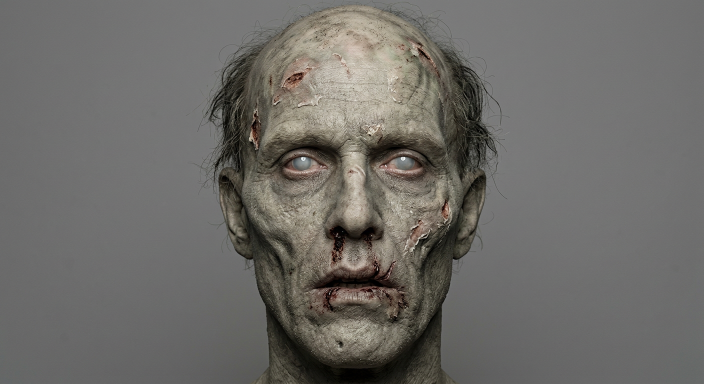
#> input picture assets/textures_src/zombie_face.png, 1408 x 768 px, found by its file name (shown at 1/2 size)
$ python texture_bake.py --variant bloater
#> lines starting #> are read from the running program, lines starting #| are printed output that depends on the picture; after the words box and inside, x2 and y2 are one past the last pixel; in counts of white or black regions, pixels touching at a corner belong together
#!/usr/bin/env python3
"""Bake AI-generated art onto the Anny zombies' UV atlas.

Anny ships an atlas (MakeHuman's "tights" layout) but no textures. This script
composes one texture per variant:

  * the whole atlas starts as the AI skin material, so every body island picks
    up the same seamless surface;
  * the head island is then overwritten by projecting the AI face portrait onto
    the head geometry and rasterising it back into UV space, i.e. a
    camera-project bake written in numpy.

The projection is a front-facing cylinder around the head's vertical axis, which
lines the eyes/nose/mouth band up with the head's front without needing a
documented UV layout.

Usage:
    python tools/anny_zombies/texture_bake.py --variant shambler \
        --face assets/textures_src/zombie_face.png \
        --skin assets/textures_src/zombie_skin.png \
        --out Assets/Resources/Zombies/zombie_shambler_albedo.png
"""

from __future__ import annotations

import argparse
import sys
from pathlib import Path

import numpy as np
from PIL import Image

sys.path.insert(0, str(Path(__file__).resolve().parent))
from verify_glb import Glb  # noqa: E402

SIZE = 1024
HALF_ANGLE_H = 0.62     # radians of azimuth the portrait covers either side
EYE_LINE = 0.42         # where the eyes sit in the portrait, 0 = top
VERTICAL_SCALE = 0.34   # portrait height per radian of elevation

VARIANTS = {
    # variant: (brightness, tint rgb, extra darkening at the extremities)
    "shambler": (1.00, (1.00, 1.02, 0.94), 0.00),
    "bloater": (0.88, (0.96, 1.00, 0.88), 0.05),
    "fresh": (1.10, (1.02, 1.00, 1.00), 0.00),
    "small": (0.95, (1.00, 1.04, 0.92), 0.02),
}


HEAD_BONES = ("head", "neck", "eye")
HEAD_CHART = (0.02, 0.52, 0.34, 0.98)   # must match anny_zombie_export.HEAD_CHART
EYE_LINE = 0.50                          # portrait row the head centre maps to
VERTICAL_SPAN = 0.52                     # sin(elevation) per portrait height
SAMPLE_AZIMUTH = 1.05                    # clamp: the sides repeat the cheek, not the card
FACE_HALF_WIDTH = 0.95                   # sin(azimuth) at the portrait edge


# [21 lines left out: function load_mesh, not called in this run]


def face_box(image: np.ndarray, threshold: float = 26.0, coverage: float = 0.06):
    """Bounding box of the subject in a portrait shot on a flat card.

    Uses per-column/per-row coverage rather than a single stray pixel: the
    generated portraits have a soft vignette, so a per-pixel threshold picks up
    the whole frame.
    """
    border = np.concatenate([image[:8, :, :].reshape(-1, 3), image[-8:, :, :].reshape(-1, 3),
                             image[:, :8, :].reshape(-1, 3), image[:, -8:, :].reshape(-1, 3)])
    background = np.median(border, axis=0)
    mask = np.abs(image - background).sum(axis=2) > threshold
    columns = np.where(mask.mean(axis=0) > coverage)[0]
    rows = np.where(mask.mean(axis=1) > coverage)[0]
    if len(rows) == 0 or len(columns) == 0:
        return 0, 0, image.shape[1], image.shape[0]
    return int(columns[0]), int(rows[0]), int(columns[-1]) + 1, int(rows[-1]) + 1


# [7 lines left out: function spherical, not called in this run]


def portrait_uv(size: int):
    """Inverse of the exporter's head chart: atlas texel -> portrait UV."""
    u0, v0, u1, v1 = HEAD_CHART
    xs = ((np.arange(size) + 0.5) / size - u0) / (u1 - u0)
    ys = ((np.arange(size) + 0.5) / size - v0) / (v1 - v0)
    grid_u, grid_v = np.meshgrid(xs, ys)

    # chart u spans the full azimuth circle and v spans crown -> chin
    elevation = (0.5 - grid_v) * np.pi
    azimuth = (grid_u - 0.5) * 2.0 * np.pi

    # A planar front projection rather than a cylinder: sin() compresses the
    # sides the way a camera does, so the cheeks and ears line up instead of
    # repeating the portrait's centre.
    portrait_x = 0.5 + np.sin(azimuth) / (2.0 * FACE_HALF_WIDTH)
    portrait_y = EYE_LINE - np.sin(elevation) * VERTICAL_SPAN

    # only the front half of the skull wears the portrait; the back keeps the
    # skin material so the face is not mirrored onto the occiput
    face_weight = np.clip((1.42 - np.abs(azimuth)) / 0.30, 0.0, 1.0)
    face_weight *= np.clip((0.60 - elevation) / 0.22, 0.0, 1.0)
    face_weight *= np.clip((elevation + 0.95) / 0.18, 0.0, 1.0)

    inside = (grid_u >= 0.0) & (grid_u <= 1.0) & (grid_v >= 0.0) & (grid_v <= 1.0)
    return portrait_x, portrait_y, inside, face_weight


# [88 lines left out: functions sample_bilinear, rasterise_head, fill_gaps, not called in this run]


def bake(variant: str, glb_path: Path, face_path: Path, skin_path: Path, out_path: Path,
         size: int = SIZE) -> dict:
#> called with variant = 'bloater', size = 1024
    face_image = np.asarray(Image.open(face_path).convert("RGB"), dtype=np.float64)
    skin = np.asarray(Image.open(skin_path).convert("RGB").resize((size, size), Image.LANCZOS),
                      dtype=np.float64)
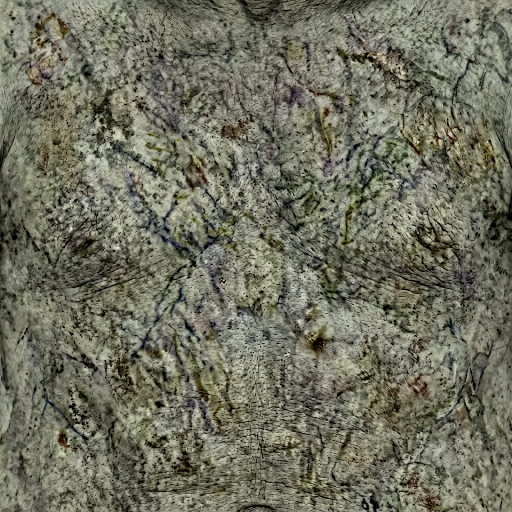
#> input picture assets/textures_src/zombie_skin.png, 1024 x 1024 px, found by its file name (shown at 1/2 size)

    albedo = skin.copy()

    portrait_x, portrait_y, inside, face_weight = portrait_uv(size)
    # crop to the face itself: the portrait's box also holds hair and shoulders
    x0, y0, x1, y1 = face_box(face_image)
#> in face_box, `background = np.median(border, axis=0)`: background = [108, 108, 108]
#> in face_box, `mask = np.abs(image - background).sum(axis=2) > threshold`:
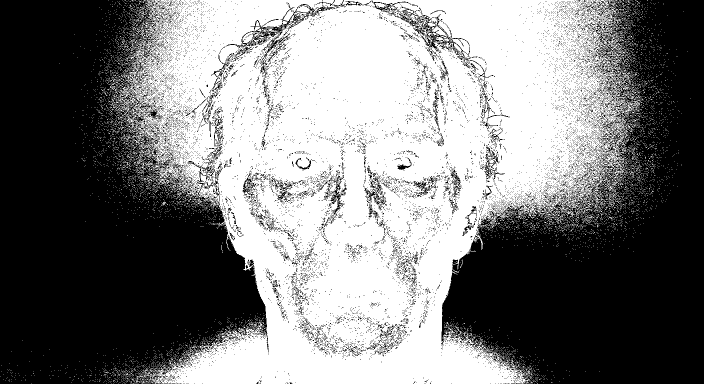
#> mask: shape (768, 1408) bool (shown at 1/2 size); 48.3% white; 6126 white regions (6068 under 20 px), largest, box (x1, y1, x2, y2) and area: (233, 0, 1281, 768) 507143, (1209, 377, 1232, 412) 177, (749, 5, 776, 16) 164
#> in face_box, `columns = np.where(mask.mean(axis=0) > coverage)[0]`: columns = 1058 values from 221 to 1285
#> in face_box, `rows = np.where(mask.mean(axis=1) > coverage)[0]`: rows = 768 values from 0 to 767
#> x0 = 221; y0 = 0; x1 = 1286; y1 = 768
    width_box, height_box = x1 - x0, y1 - y0
#> width_box = 1065; height_box = 768
    x0, x1 = x0 + 0.20 * width_box, x1 - 0.20 * width_box
#> x0 = 434; x1 = 1073
    y0, y1 = y0 + 0.02 * height_box, y1 - 0.10 * height_box
#> y0 = 15.36; y1 = 691.2
    px = x0 + np.clip(portrait_x, 0.0, 1.0) * (x1 - x0)
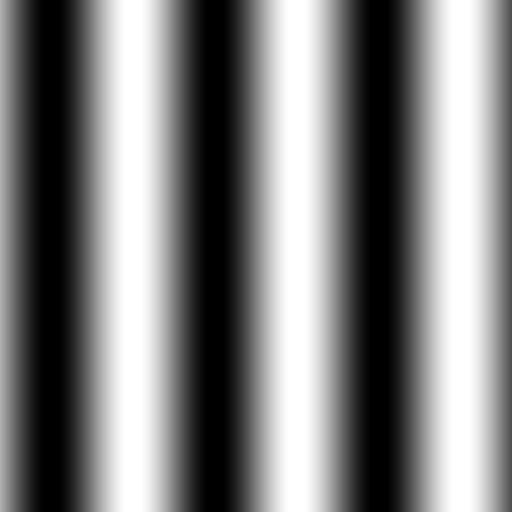
#> px: shape (1024, 1024) float64 (shown at 1/2 size); min 434, max 1073, mean 753.5; drawn with min black and max white
    py = y0 + np.clip(portrait_y, 0.0, 1.0) * (y1 - y0)
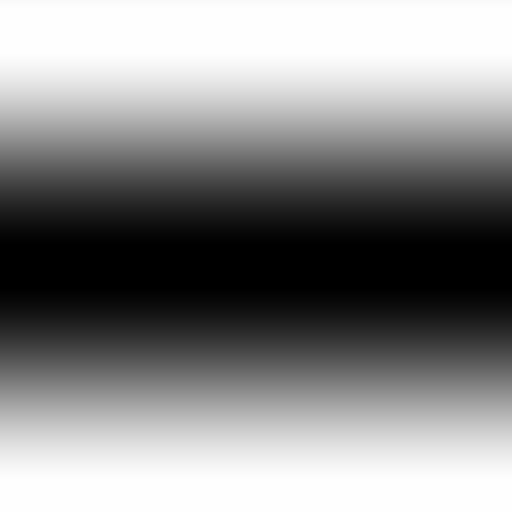
#> py: shape (1024, 1024) float64 (shown at 1/2 size); min 15.36, max 691.2, mean 380.2; drawn with min black and max white

    height, width = face_image.shape[:2]
#> height = 768; width = 1408
    sample_x = np.clip(px, 0, width - 1).astype(np.int64)
    sample_y = np.clip(py, 0, height - 1).astype(np.int64)
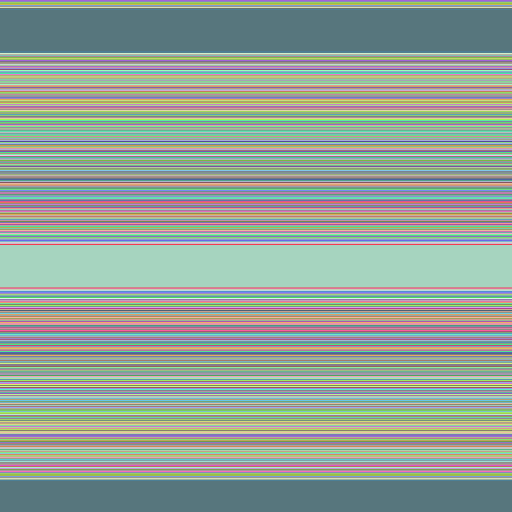
#> sample_y: shape (1024, 1024) int64 (shown at 1/2 size); 408 distinct labels, from 15 to 691; one colour per label, 0 black
    portrait = face_image[sample_y, sample_x]
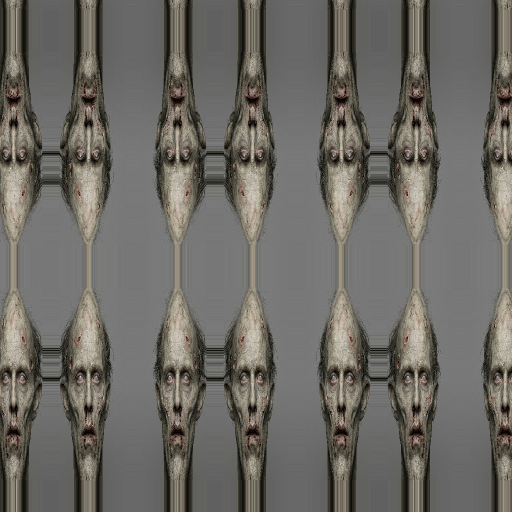
#> portrait: shape (1024, 1024, 3) float64 (shown at 1/2 size); mean R, G, B 108.2, 105.5, 100.2

    # blend the chart into the skin at its border so the seam is not a hard line
    u0, v0, u1, v1 = HEAD_CHART
    feather = 0.012
    xs = (np.arange(size) + 0.5) / size
    gx, gy = np.meshgrid(xs, xs)
    edge = np.minimum(np.minimum((gx - u0) / feather, (u1 - gx) / feather),
                      np.minimum((gy - v0) / feather, (v1 - gy) / feather))
    weight = (np.clip(edge, 0.0, 1.0) * face_weight)[:, :, None]
    albedo = np.where(inside[:, :, None], portrait * weight + albedo * (1.0 - weight), albedo)

    brightness, tint, _ = VARIANTS[variant]
    albedo = albedo * brightness * np.array(tint)[None, None, :]
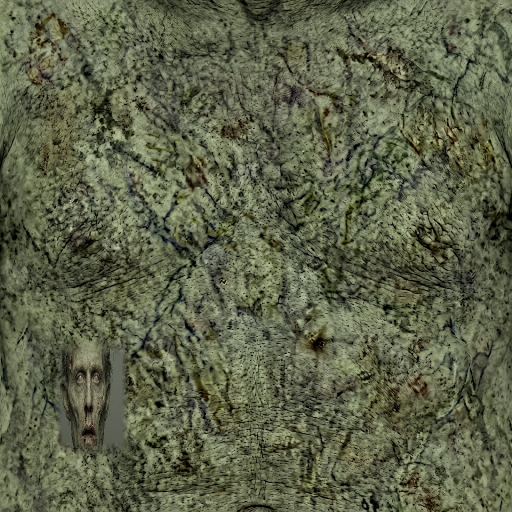
#> albedo: shape (1024, 1024, 3) float64 (shown at 1/2 size); mean R, G, B 93.9, 98.5, 73.7

    albedo = np.clip(albedo, 0, 255).astype(np.uint8)
    out_path.parent.mkdir(parents=True, exist_ok=True)
    Image.fromarray(albedo).save(out_path)

    return {"variant": variant, "file": str(out_path), "size": size,
            "head_texels": int(inside.sum())}


def main() -> int:
    parser = argparse.ArgumentParser(description=__doc__)
    parser.add_argument("--variant", required=True, choices=sorted(VARIANTS))
    parser.add_argument("--glb", default=None, help="defaults to Assets/StreamingAssets/Zombies/zombie_<variant>.glb")
    parser.add_argument("--face", default="assets/textures_src/zombie_face.png")
    parser.add_argument("--skin", default="assets/textures_src/zombie_skin.png")
    parser.add_argument("--out", default=None, help="defaults to Assets/Resources/Zombies/zombie_<variant>_albedo.png")
    parser.add_argument("--size", type=int, default=SIZE)
    args = parser.parse_args()

    glb = Path(args.glb or f"tools/anny_zombies/build/zombie_{args.variant}.glb")
    out = Path(args.out or f"Assets/Resources/Zombies/zombie_{args.variant}_albedo.png")
    info = bake(args.variant, glb, Path(args.face), Path(args.skin), out, args.size)
    print("[texture] " + str(info))
    return 0


if __name__ == "__main__":
    sys.exit(main())
#> (the program exits here)
